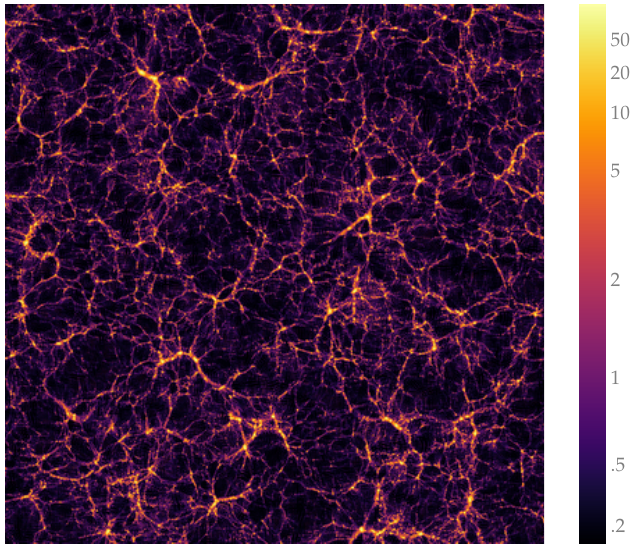

Write Python code to recreate this figure.
import matplotlib.pyplot as plt
plt.style.use('font.mplstyle')

from pmwd import (
    Configuration,
    SimpleLCDM,
    boltzmann,
    white_noise, linear_modes,
    lpt,
    nbody,
    scatter,
)
from pmwd.vis_util import simshow


def model(modes, cosmo, conf):
    cosmo = boltzmann(cosmo, conf)
    modes = linear_modes(modes, cosmo, conf)
    ptcl, obsvbl = lpt(modes, cosmo, conf)
    ptcl, obsvbl = nbody(ptcl, obsvbl, cosmo, conf)
    return ptcl, obsvbl


ptcl_spacing = 1.
ptcl_grid_shape = (512,) * 3
conf = Configuration(ptcl_spacing, ptcl_grid_shape, mesh_shape=2)

cosmo = SimpleLCDM(conf)

seed = 0
modes = white_noise(seed, conf)

ptcl, obsvbl = model(modes, cosmo, conf)

dens = scatter(ptcl, conf)
fig, _ = simshow(dens[:16].mean(axis=0), norm='CosmicWebNorm')
fig.savefig('slab.pdf')
plt.close(fig)
